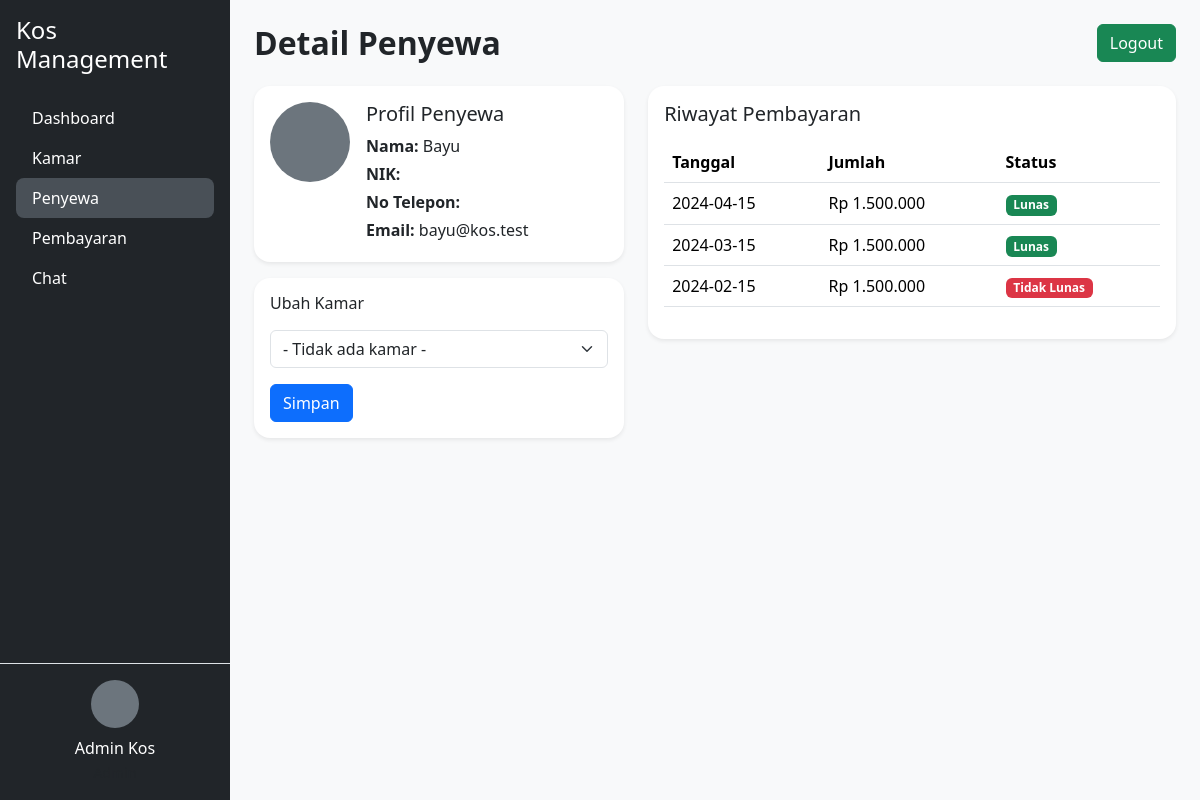
The page /?r=admin/penyewa_show&id=2 (signed in) on the database its author committed.
### tables this page shows
CREATE TABLE IF NOT EXISTS users (
    id INT AUTO_INCREMENT PRIMARY KEY,
    name VARCHAR(100) NOT NULL,
    email VARCHAR(100) NOT NULL UNIQUE,
    password VARCHAR(255) NOT NULL,
    role ENUM('admin','penyewa') NOT NULL,
    nik VARCHAR(50) NULL,
    phone VARCHAR(20) NULL,
    photo VARCHAR(255) NULL,
    kamar_id INT NULL,
    created_at TIMESTAMP DEFAULT CURRENT_TIMESTAMP
);

CREATE TABLE IF NOT EXISTS pembayaran (
    id INT AUTO_INCREMENT PRIMARY KEY,
    user_id INT NOT NULL,
    tanggal DATE NOT NULL,
    jumlah INT NOT NULL,
    status ENUM('menunggu','lunas','tidak_lunas') DEFAULT 'menunggu',
    bukti VARCHAR(255) NULL,
    created_at TIMESTAMP DEFAULT CURRENT_TIMESTAMP,
    CONSTRAINT fk_pembayaran_user FOREIGN KEY (user_id) REFERENCES users(id)
);

### app/Core/Controller.php (called while the page is built)
<?php
class Controller {
    protected function view(string $view, array $data = []) {
        extract($data);
        require __DIR__ . "/../Views/" . $view . ".php";
    }
}

### app/Controllers/Admin/PenyewaController.php (called while the page is built, shortened)
<?php
require_once __DIR__ . "/../../Core/Controller.php";
require_once __DIR__ . "/../../Models/User.php";
require_once __DIR__ . "/../../Models/Pembayaran.php";
class AdminPenyewaController extends Controller {
    public function show() {
        $id = isset($_GET['id']) ? (int)$_GET['id'] : 0;
        $userModel = new User();
        $pembayaranModel = new Pembayaran();
        $penyewa = $userModel->findById($id);
        $riwayat = $pembayaranModel->getByUser($id);
        $this->view("admin/penyewa_show", compact('penyewa', 'kamar', 'riwayat'));
    }
}

### public/index.php (called while the page is built, shortened)
<?php
$route = $_GET['r'] ?? 'login';
Router::dispatch($route);

### app/Core/Database.php (called while the page is built)
<?php
class Database {
    private static $conn;
    public static function getConnection() {
        if (!self::$conn) {
            $host = "localhost";
            $db   = "kos";
            $user = "root";
            $pass = "";
            $dsn  = "mysql:host=$host;dbname=$db;charset=utf8mb4";
            try {
                self::$conn = new PDO($dsn, $user, $pass, [
                    PDO::ATTR_ERRMODE => PDO::ERRMODE_EXCEPTION,
                    PDO::ATTR_DEFAULT_FETCH_MODE => PDO::FETCH_ASSOC,
                ]);
            } catch (PDOException $e) {
                die("Database error: " . $e->getMessage());
            }
        }
        return self::$conn;
    }
}

### app/Models/User.php (called while the page is built, shortened)
<?php
require_once __DIR__ . "/../Core/Database.php";
class User {
    private $db;
    public function __construct() {
        $this->db = Database::getConnection();
    }
    public function findById(int $id) {
        $stmt = $this->db->prepare("SELECT * FROM users WHERE id = ?");
        $stmt->execute([$id]);
        return $stmt->fetch();
    }
}

### app/Models/Pembayaran.php (called while the page is built, shortened)
<?php
require_once __DIR__ . "/../Core/Database.php";
class Pembayaran {
    private $db;
    public function __construct() {
        $this->db = Database::getConnection();
    }
    public function getByUser(int $userId) {
        $stmt = $this->db->prepare("SELECT * FROM pembayaran WHERE user_id=? ORDER BY tanggal DESC");
        $stmt->execute([$userId]);
        return $stmt->fetchAll();
    }
}

### app/Views/admin/penyewa_show.php (the view, shortened to what this page needs)
<?php
require __DIR__ . "/../layouts/header.php";
require __DIR__ . "/../layouts/sidebar_admin.php";
?>
<div class="row g-4">
    <div class="col-md-5">
        <div class="card shadow-sm border-0">
            <div class="card-body d-flex">
                <div class="me-3">
                    <div class="rounded-circle bg-secondary" style="width:80px;height:80px;
                        background-image:url('/<?php echo htmlspecialchars($penyewa['photo'] ?? ''); ?>');
                        background-size:cover;background-position:center;"></div>
                </div>
                <div>
                    <h5 class="mb-2">Profil Penyewa</h5>
                    <p class="mb-1"><strong>Nama:</strong> <?php echo htmlspecialchars($penyewa['name']); ?></p>
                    <p class="mb-1"><strong>NIK:</strong> <?php echo htmlspecialchars($penyewa['nik']); ?></p>
                    <p class="mb-1"><strong>No Telepon:</strong> <?php echo htmlspecialchars($penyewa['phone']); ?></p>
                    <p class="mb-1"><strong>Email:</strong> <?php echo htmlspecialchars($penyewa['email']); ?></p>
                </div>
            </div>
        </div>
        <div class="card shadow-sm border-0 mt-3">
            <div class="card-body">
                <h6 class="mb-3">Ubah Kamar</h6>
                <form method="post" action="/?r=admin/penyewa_update_kamar">
                    <div class="mb-3">
                        <select name="kamar_id" class="form-select">
                            <option value="">- Tidak ada kamar -</option>
                        </select>
                    </div>
                    <button class="btn btn-primary">Simpan</button>
                </form>
            </div>
        </div>
    </div>
    <div class="col-md-7">
        <div class="card shadow-sm border-0">
            <div class="card-body">
                <h5 class="mb-3">Riwayat Pembayaran</h5>
                <div class="table-responsive">
                    <table class="table align-middle">
                        <thead>
                            <tr>
                                <th>Tanggal</th>
                                <th>Jumlah</th>
                                <th>Status</th>
                            </tr>
                        </thead>
                        <tbody>
                        <?php foreach ($riwayat as $r): ?>
                            <tr>
                                <td><?php echo htmlspecialchars($r['tanggal']); ?></td>
                                <td>Rp <?php echo number_format($r['jumlah'], 0, ',', '.'); ?></td>
                                <td>
                                    <?php if ($r['status']==='lunas'): ?>
                                        <span class="badge bg-success">Lunas</span>
                                    <?php elseif ($r['status']==='tidak_lunas'): ?>
                                        <span class="badge bg-danger">Tidak Lunas</span>
                                    <?php else: ?>
                                        <span class="badge bg-warning text-dark">Menunggu</span>
                                    <?php endif; ?>
                                </td>
                            </tr>
                        <?php endforeach; ?>
                        </tbody>
                    </table>
                </div>
            </div>
        </div>
    </div>
</div>
<?php require __DIR__ . "/../layouts/footer.php"; ?>

### public/assets/css/style.css (style rules this page uses)
body { font-family: system-ui, -apple-system, BlinkMacSystemFont, "Segoe UI", sans-serif; }
.card { border-radius: 1rem; }

### rows shown on the page
users: name "Bayu", email "bayu@kos.test"
pembayaran: tanggal "2024-04-15", jumlah "1.500.000", status "Lunas"
pembayaran: tanggal "2024-03-15", jumlah "1.500.000", status "Lunas"
pembayaran: tanggal "2024-02-15", jumlah "1.500.000", status "Tidak Lunas"

### other values the page prints
$userSession['name'] "Admin Kos"
$pageTitle "Detail Penyewa"
